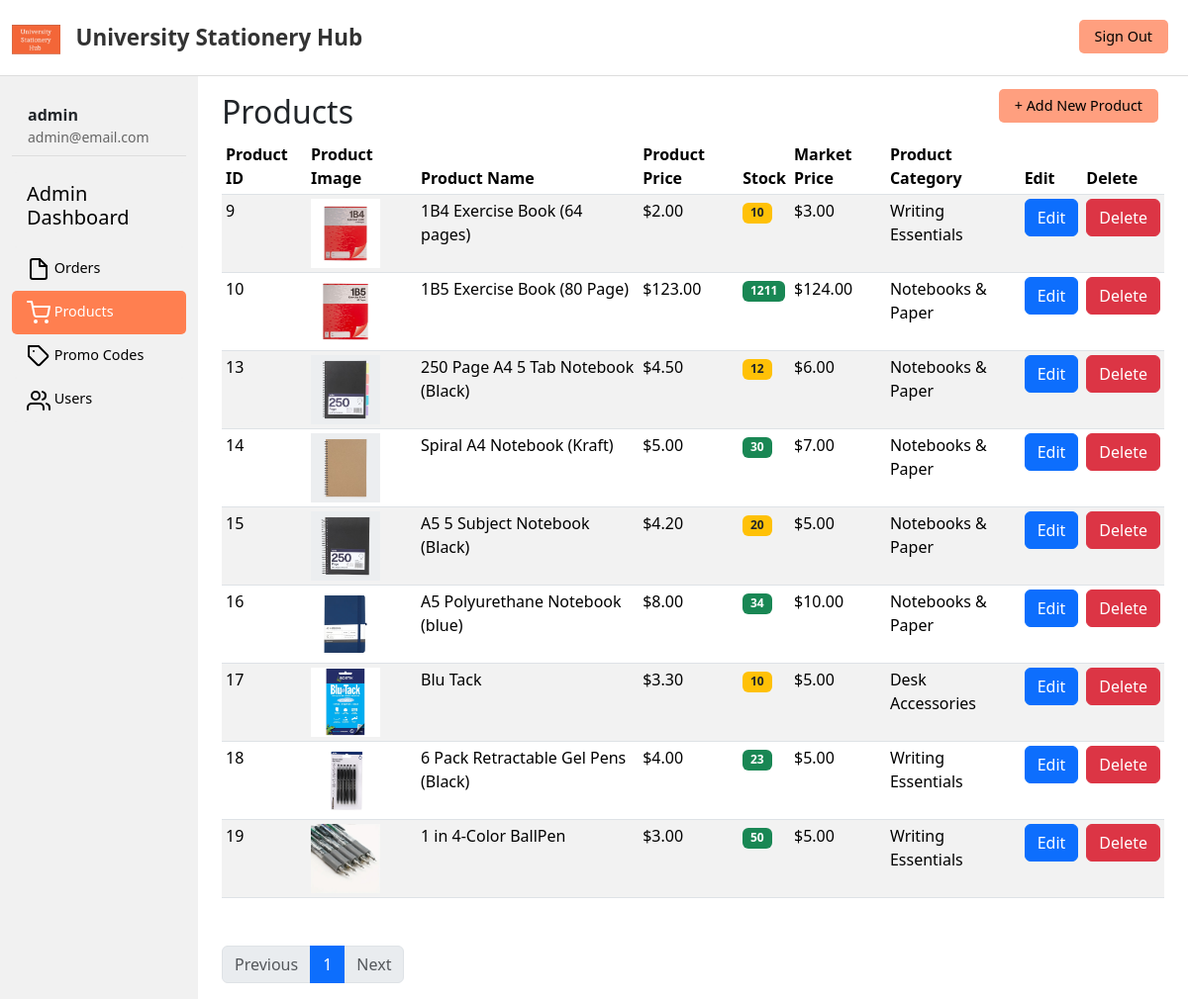
Screenshot of /admin/products.php (signed in) with the database file from the repository.
### tables this page shows
CREATE TABLE `products` (
  `product_id` int(11) NOT NULL,
  `product_name` varchar(100) NOT NULL,
  `product_category` varchar(100) NOT NULL,
  `product_description` text NOT NULL,
  `product_image` varchar(255) NOT NULL,
  `product_image2` varchar(255) NOT NULL,
  `product_image3` varchar(255) NOT NULL,
  `product_image4` varchar(255) NOT NULL,
  `product_price` decimal(6,2) NOT NULL,
  `product_special_offer` int(2) NOT NULL,
  `market_price` decimal(10,2) DEFAULT NULL,
  `product_stock` int(11) NOT NULL DEFAULT 0,
  `product_color` varchar(100) NOT NULL
);

### admin/products.php (the view, shortened to what this page needs)
<?php include('header.php'); ?>
<?php
if (isset($_GET['page_no']) && $_GET['page_no'] != "") {
  $page_no = $_GET['page_no'];
} else {
  $page_no = 1;
}
$stmt1 = $conn->prepare("SELECT COUNT(*) AS total_records FROM products");
$stmt1->execute();
$stmt1->bind_result($total_records);
$total_records_per_page = 10;
$offset = ($page_no - 1) * $total_records_per_page;
$total_no_of_pages = ceil($total_records / $total_records_per_page);
$stmt2 = $conn->prepare("SELECT * FROM products LIMIT $offset, $total_records_per_page");
$stmt2->execute();
$products = $stmt2->get_result();
?>
<div class="container-fluid">
  <div class="row">
    <?php include('sidemenu.php'); ?>
    <main class="col-md-9 ms-sm-auto col-lg-10 px-md-4">
      <br>
      <h2>Products</h2>
      <a href="add_product.php" class="btn btn-signout" id="add-new-product-btn">
        + Add New Product
      </a>
      <div class="table-responsive">
        <table class="table table-striped table-sm">
          <thead>
            <tr>
              <th scope="col">Product ID</th>
              <th scope="col">Product Image</th>
              <th scope="col">Product Name</th>
              <th scope="col">Product Price</th>
              <th scope="col">Stock</th>
              <th scope="col">Market Price</th>
              <th scope="col">Product Category</th>
              <th scope="col">Edit</th>
              <th scope="col">Delete</th>
            </tr>
          </thead>
          <tbody>
            <?php foreach ($products as $product) { ?>
              <tr>
                <td><?php echo $product['product_id']; ?></td>
                <td><img src="<?php echo "../assets/imgs/" . $product['product_image']; ?>"
                    style="width: 70px; height: 70px;"></td>
                <td><?php echo $product['product_name']; ?></td>
                <td><?php echo "$" . $product['product_price']; ?></td>
                <td>
                  <?php $stock = isset($product['product_stock']) ? (int) $product['product_stock'] : 0;
                  if ($stock === 0) {
                    $badge = 'bg-secondary';
                  } elseif ($stock <= 5) {
                    $badge = 'bg-danger';
                  } elseif ($stock <= 20) {
                    $badge = 'bg-warning text-dark';
                  } else {
                    $badge = 'bg-success';
                  } ?>
                  <span class="badge <?php echo $badge; ?>"><?php echo $stock; ?></span>
                </td>
                <td>
                  <?php echo isset($product['market_price']) ? "$" . number_format($product['market_price'], 2) : '-'; ?>
                </td>
                <td><?php echo $product['product_category']; ?></td>
                <td><a class="btn btn-primary"
                    href="edit_product.php?product_id=<?php echo $product['product_id']; ?>">Edit</a></td>
                <td>
                  <button class="btn btn-danger" data-bs-toggle="modal" data-bs-target="#deleteModal"
                    data-product-name="<?php echo htmlspecialchars($product['product_name']); ?>"
                    data-delete-url="delete_product.php?product_id=<?php echo $product['product_id']; ?>">
                    Delete
                  </button>
                </td>
              </tr>
            <?php } ?>
          </tbody>
        </table>
        <nav aria-label="Page navigation example" class="mx-auto">
          <ul class="pagination mt-5 mx-auto">
            <li class="page-item <?php if ($page_no <= 1)
              echo 'disabled'; ?>">
              <a class="page-link" href="<?php if ($page_no <= 1) {
                echo '#';
              } else {
                echo "?page_no=" . ($page_no - 1);
              } ?>">Previous</a>
            </li>
              <?php
              if ($total_no_of_pages > 0) {
                for ($i = 1; $i <= $total_no_of_pages; $i++) {
                  $active = ($i == $page_no) ? 'active' : '';
                  echo '<li class="page-item ' . $active . '"><a class="page-link" href="?page_no=' . $i . '">' . $i . '</a></li>';
                }
              }
              ?>
              <?php
              $next_offset = $page_no * $total_records_per_page;
              $show_next = ($next_offset < $total_records);
              ?>
              <li class="page-item <?php if (!$show_next) echo 'disabled'; ?>">
                <a class="page-link" href="<?php if (!$show_next) {
                  echo '#';
                } else {
                  echo "?page_no=" . ($page_no + 1);
                } ?>">Next</a>
              </li>
          </ul>
        </nav>
      </div>
    </main>
  </div>
</div>

### admin/header.php (style rules this page uses)
.btn-signout { background-color: #FF9F7F; color: black; border-radius: 5px; padding: 5px 15px; font-size: 0.9rem; font-weight: 500; }
body { margin-top: 70px; }
.btn-signout { background-color: #FF9F7F; color: black; border-radius: 5px; padding: 5px 15px; font-size: 0.9rem; font-weight: 500; text-decoration: none; position: absolute; top: 20px; right: 20px; }

### admin/products.php (style rules this page uses)
#add-new-product-btn { background-color: #FF9F7F; color: black; border-radius: 5px; padding: 5px 15px; font-size: 0.9rem; font-weight: 500; text-decoration: none; position: absolute; top: 90px; right: 30px; z-index: 10; }

### rows the page displays
products: product_id "9", product_image (picture), product_name "1B4 Exercise Book (64 pages)", product_price "2.00", product_stock "10", market_price "3.00", product_category "Writing Essentials"
products: product_id "10", product_image (picture), product_name "1B5 Exercise Book (80 Page)", product_price "123.00", product_stock "1211", market_price "124.00", product_category "Notebooks & Paper"
products: product_id "13", product_image (picture), product_name "250 Page A4 5 Tab Notebook (Black)", product_price "4.50", product_stock "12", market_price "6.00", product_category "Notebooks & Paper"
products: product_id "14", product_image (picture), product_name "Spiral A4 Notebook (Kraft)", product_price "5.00", product_stock "30", market_price "7.00", product_category "Notebooks & Paper"
products: product_id "15", product_image (picture), product_name "A5 5 Subject Notebook (Black)", product_price "4.20", product_stock "20", market_price "5.00", product_category "Notebooks & Paper"
products: product_id "16", product_image (picture), product_name "A5 Polyurethane Notebook (blue)", product_price "8.00", product_stock "34", market_price "10.00", product_category "Notebooks & Paper"
products: product_id "17", product_image (picture), product_name "Blu Tack", product_price "3.30", product_stock "10", market_price "5.00", product_category "Desk Accessories"
products: product_id "18", product_image (picture), product_name "6 Pack Retractable Gel Pens (Black)", product_price "4.00", product_stock "23", market_price "5.00", product_category "Writing Essentials"
products: product_id "19", product_image (picture), product_name "1 in 4-Color BallPen", product_price "3.00", product_stock "50", market_price "5.00", product_category "Writing Essentials"

### other values shown
$_SESSION['admin_name'] "admin"
$_SESSION['admin_email'] "admin@email.com"
